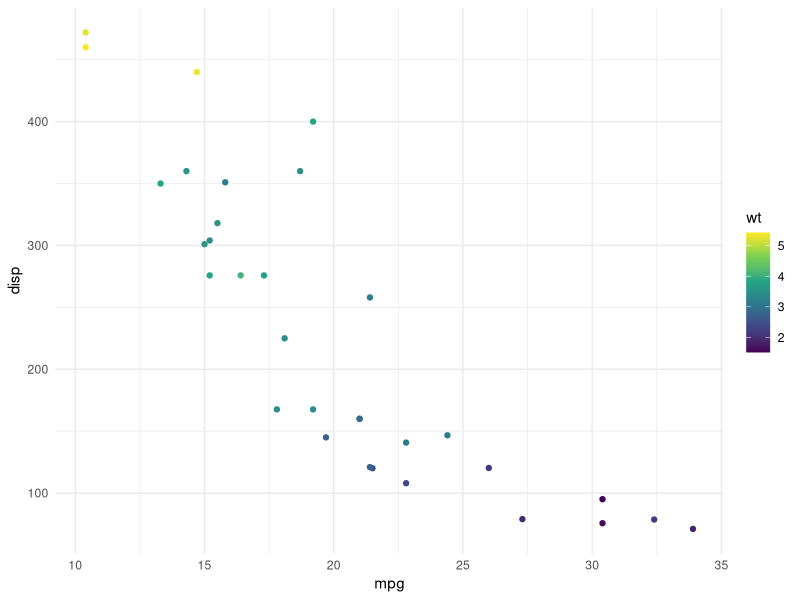

This figure's R source:
## ---- chunk 1
knitr::opts_chunk$set(echo = FALSE)

library(tidyverse)

## ---- chunk 2

ggplot(mtcars, aes(mpg, disp)) +
  geom_point(aes(color = wt)) +
  #geom_smooth(color = "gray70") +
  theme_minimal() +
  scale_color_viridis_c()

